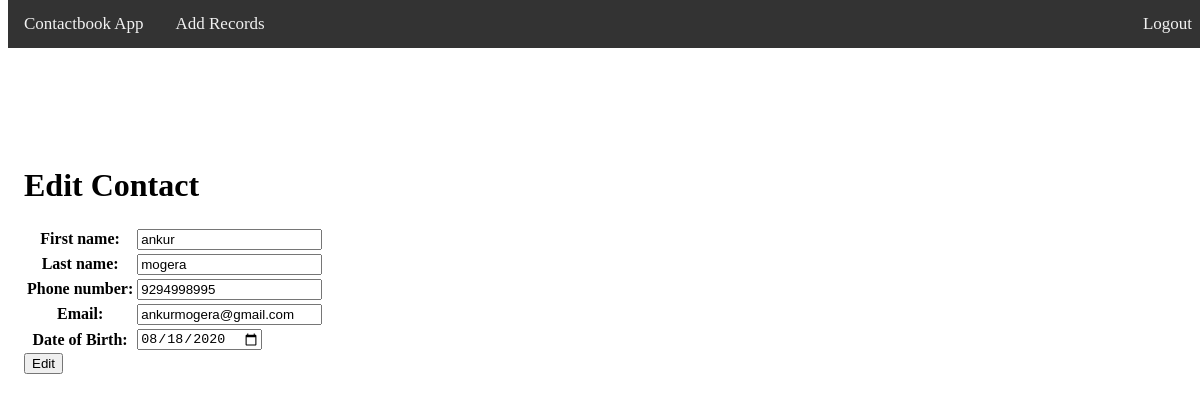
/Security/contacts/editRecord/4, run on the app's committed database.
### contacts/models.py (models this page shows)
class contactRecords(models.Model):
    first_name = models.CharField(max_length=25)
    last_name = models.CharField(max_length=25)
    phone_number = models.CharField(max_length=15)  # varchar datatype
    email = models.CharField(max_length=25)
    dob = models.DateField()
    address = models.CharField(max_length=100)
    is_active = models.BooleanField(default=True)

### contacts/views.py (the view)
# urls.py: path('editRecord/<int:id>', edit, name='edit'),
def edit(request, id):
    contactBookObj = get_object_or_404(contactRecords, pk=id)
    if request.method == 'POST':
        form = contactRecordForms(request.POST, instance=contactBookObj)
        if form.is_valid():
            form.save()
            return redirect('dashboard')
    form = contactRecordForms()
    form = contactRecordForms(instance=contactBookObj)
    return render(request, 'add.html', {'form':form, 'title': 'Edit Contact', 'button': 'Edit'})

### contacts/forms.py
class contactRecordForms(forms.ModelForm):  # new class contactRecordForms created and inherited from ModelForm class
    def __init__(self, *args, **kwargs):
        super(contactRecordForms,self).__init__(*args, **kwargs)
        self.fields['dob'].widget = forms.DateInput(attrs = { 'type' : 'date'})
        self.fields['dob'].label = 'Date of Birth'
        self.fields['email'].widget = forms.EmailInput(attrs={ 'type' : 'email'})
    class Meta():
        model = contactRecords
        fields = ('first_name', 'last_name', 'phone_number', 'email', 'dob')

### contacts/templates/add.html (shortened to what this page needs)
<!DOCTYPE html>
<html lang="en">
<head>
    {% load static %}
    <link rel="stylesheet" href="{% static 'css/layout.css' %}" type="text/css">
</head>
<body>
    <div class="navbar">
        <a>Contactbook App</a>
        <a>Add Records</a>
        <a style="float: right" href="{% url 'logout' %}">Logout</a>
        <a style="float: right" href="{% url 'dashboard' %}">{{ user.username }}</a>
    </div>
    <main class="main">
        <h1>{{ title }}</h1>
        <form method="POST" action="#">
        <table>
            {{ form }}
         </table>
            <input type="submit" value="{{ button }}">
         </form>
    </main>
</body>
</html>

### dashboard/static/css/layout.css (style rules this page uses)
.navbar { overflow: hidden; background-color: #333; position: fixed; top: 0; width: 100%; }
.navbar a { float: left; display: block; color: #f2f2f2; text-align: center; padding: 14px 16px; text-decoration: none; font-size: 17px; }
.main { padding: 16px; margin-top: 130px; height: 1500px; }

### data on the page
contactRecords: first_name "ankur", last_name "mogera", phone_number "9294998995", email "ankurmogera@gmail.com", dob "08/18/2020"

### other printed values
{{ title }} "Edit Contact"
